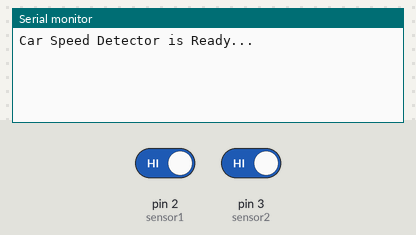
Bench run of a sketch on a simulated Arduino Uno, built with avr-gcc and run on an emulated ATmega328P. On the bench: the last lines printed to the serial monitor. The inputs (shaded band) are chosen by the test bench; at power-on: pin 2 (sensor1) HIGH, pin 3 (sensor2) HIGH.

Above: at 1.2 s.
1.3 s: pin 2 (sensor1) driven LOW
At 2.1 s:
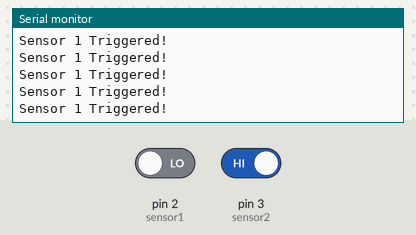
3.2 s: pin 3 (sensor2) driven LOW
At 3.52 s:
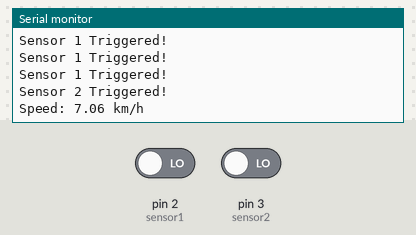

Measured:
- after the input at 1.3 s, the serial monitor: prints a new line at once (image 1)
- after the input at 3.2 s, the serial monitor: prints a new line at once (image 2)

The sketch:

car_speed_detector.ino
```cpp
/*
  Car Speed Detector Using Arduino
  Author: Nishu Yadav
  Board: Arduino UNO
  Language: Arduino C/C++

  Two IR sensors are placed a known distance apart.
  The Arduino records the time when the object crosses Sensor 1 and Sensor 2,
  then calculates speed = distance / time and prints it in km/h
  on the Serial Monitor (9600 baud).
*/

const int sensor1 = 2;   // IR Sensor 1 OUT -> D2
const int sensor2 = 3;   // IR Sensor 2 OUT -> D3

unsigned long startTime = 0;
unsigned long endTime = 0;

float distance = 0.10;   // distance between sensors in meters (10 cm)

void setup() {
  Serial.begin(9600);
  pinMode(sensor1, INPUT);
  pinMode(sensor2, INPUT);

  Serial.println("Car Speed Detector is Ready...");
}

void loop() {
  // Object detected at Sensor 1 -> start timer
  if (digitalRead(sensor1) == LOW) {
    startTime = millis();
    Serial.println("Sensor 1 Triggered!");
    delay(50);
  }

  // Object detected at Sensor 2 -> stop timer and calculate speed
  if (digitalRead(sensor2) == LOW && startTime != 0) {
    endTime = millis();
    Serial.println("Sensor 2 Triggered!");

    unsigned long timeDiff = endTime - startTime;
    float timeInSeconds = timeDiff / 1000.0;
    float speed = distance / timeInSeconds;   // m/s
    float speedKmph = speed * 3.6;            // km/h

    Serial.print("Speed: ");
    Serial.print(speedKmph);
    Serial.println(" km/h");

    startTime = 0;   // reset for next measurement
    delay(500);
  }
}
```
